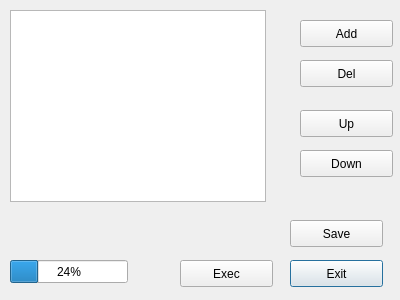
<?xml version="1.0" encoding="UTF-8"?>
<ui version="4.0">
 <class>Dialog</class>
 <widget class="QDialog" name="Dialog">
  <property name="geometry">
   <rect>
    <x>0</x>
    <y>0</y>
    <width>400</width>
    <height>300</height>
   </rect>
  </property>
  <property name="windowTitle">
   <string>Dialog</string>
  </property>
  <widget class="QPushButton" name="exitBtn">
   <property name="geometry">
    <rect>
     <x>290</x>
     <y>260</y>
     <width>93</width>
     <height>27</height>
    </rect>
   </property>
   <property name="text">
    <string>Exit</string>
   </property>
  </widget>
  <widget class="QPushButton" name="execBtn">
   <property name="geometry">
    <rect>
     <x>180</x>
     <y>260</y>
     <width>93</width>
     <height>27</height>
    </rect>
   </property>
   <property name="text">
    <string>Exec</string>
   </property>
  </widget>
  <widget class="QProgressBar" name="progressBar">
   <property name="geometry">
    <rect>
     <x>10</x>
     <y>260</y>
     <width>118</width>
     <height>23</height>
    </rect>
   </property>
   <property name="value">
    <number>24</number>
   </property>
  </widget>
  <widget class="QPushButton" name="addBtn">
   <property name="geometry">
    <rect>
     <x>300</x>
     <y>20</y>
     <width>93</width>
     <height>27</height>
    </rect>
   </property>
   <property name="text">
    <string>Add</string>
   </property>
  </widget>
  <widget class="QPushButton" name="delBtn">
   <property name="geometry">
    <rect>
     <x>300</x>
     <y>60</y>
     <width>93</width>
     <height>27</height>
    </rect>
   </property>
   <property name="text">
    <string>Del</string>
   </property>
  </widget>
  <widget class="QPushButton" name="upBtn">
   <property name="geometry">
    <rect>
     <x>300</x>
     <y>110</y>
     <width>93</width>
     <height>27</height>
    </rect>
   </property>
   <property name="text">
    <string>Up</string>
   </property>
  </widget>
  <widget class="QPushButton" name="downBtn">
   <property name="geometry">
    <rect>
     <x>300</x>
     <y>150</y>
     <width>93</width>
     <height>27</height>
    </rect>
   </property>
   <property name="text">
    <string>Down</string>
   </property>
  </widget>
  <widget class="QTableWidget" name="tableWidget">
   <property name="geometry">
    <rect>
     <x>10</x>
     <y>10</y>
     <width>256</width>
     <height>192</height>
    </rect>
   </property>
  </widget>
  <widget class="QPushButton" name="saveBtn">
   <property name="geometry">
    <rect>
     <x>290</x>
     <y>220</y>
     <width>93</width>
     <height>27</height>
    </rect>
   </property>
   <property name="text">
    <string>Save</string>
   </property>
  </widget>
 </widget>
 <resources/>
 <connections>
  <connection>
   <sender>exitBtn</sender>
   <signal>clicked()</signal>
   <receiver>Dialog</receiver>
   <slot>close()</slot>
   <hints>
    <hint type="sourcelabel">
     <x>336</x>
     <y>273</y>
    </hint>
    <hint type="destinationlabel">
     <x>199</x>
     <y>149</y>
    </hint>
   </hints>
  </connection>
 </connections>
</ui>
